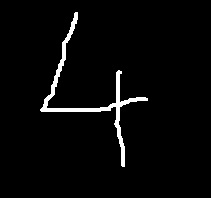
#> input picture deep-learning/numbers/number4.jpg, 211 x 198 px, given in place of number4.png, which was not available
$ python datamining.py
#> lines starting #> are read from the running program, lines starting #| are printed output that depends on the picture; after the words box and inside, x2 and y2 are one past the last pixel; in counts of white or black regions, pixels touching at a corner belong together; pictures that were not available may be replaced by others from this repository, and a replacement may not be noted
import cv2
import numpy as np

img = cv2.imread('../numbers/number4.png')
#> img is the input picture: shape (198, 211, 3); min 0, max 255, mean 7.8
img = img.astype(np.float64)

n_samples = len(img)
#> n_samples = 198
data = img.reshape((n_samples, -1))
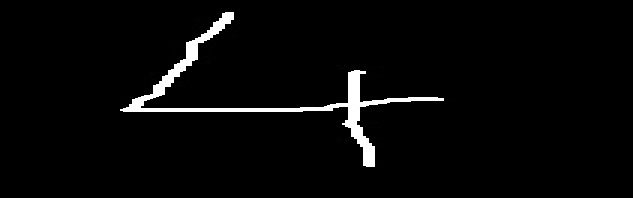
#> data: shape (198, 633) float64; min 0, max 255, mean 7.8
while 1:
    cv2.imshow("Window", img)
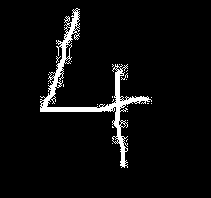
#> window 'Window': shape (198, 211, 3); 4.8% white; 23 white regions (22 under 20 px), largest, box (x1, y1, x2, y2) and area: (40, 8, 152, 168) 1961
    k = cv2.waitKey(1) & 0xFF
#> (key q is pressed here)
    if k == ord('q'):
        break

cv2.destroyAllWindows()

print(data)
#> (printed output is left out)

$ run again, with deep-learning/numbers/number2.jpg copied over deep-learning/numbers/number4.jpg
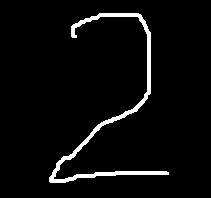
#> input picture deep-learning/numbers/number2.jpg, 211 x 198 px, given in place of number4.png, which was not available
#> img is the input picture: shape (198, 211, 3); min 0, max 255, mean 10.4
#> n_samples = 198
#> `data = img.reshape((n_samples, -1))`:
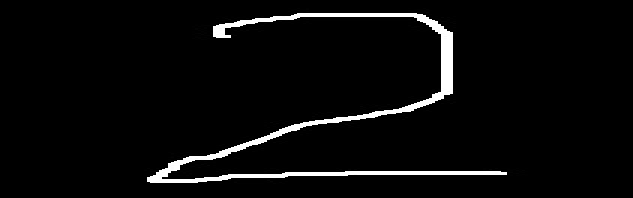
#> data: shape (198, 633) float64; min 0, max 255, mean 10.4
#> `cv2.imshow("Window", img)`:
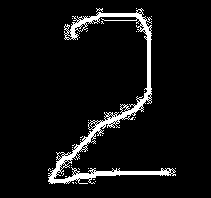
#> window 'Window': shape (198, 211, 3); 6.5% white; 33 white regions (32 under 20 px), largest, box (x1, y1, x2, y2) and area: (48, 8, 176, 184) 2663
#> (printed output is left out)
